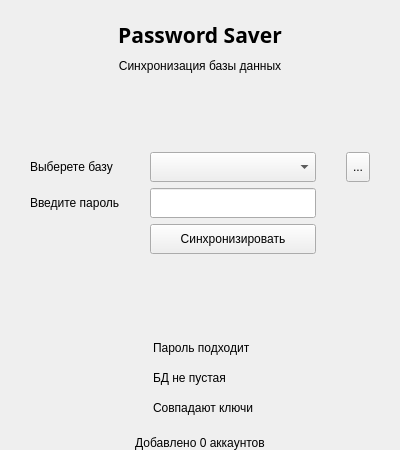
<?xml version="1.0" encoding="UTF-8"?>
<ui version="4.0">
 <class>Dialog</class>
 <widget class="QDialog" name="Dialog">
  <property name="geometry">
   <rect>
    <x>0</x>
    <y>0</y>
    <width>400</width>
    <height>450</height>
   </rect>
  </property>
  <property name="sizePolicy">
   <sizepolicy hsizetype="Fixed" vsizetype="Fixed">
    <horstretch>0</horstretch>
    <verstretch>0</verstretch>
   </sizepolicy>
  </property>
  <property name="minimumSize">
   <size>
    <width>400</width>
    <height>450</height>
   </size>
  </property>
  <property name="maximumSize">
   <size>
    <width>400</width>
    <height>450</height>
   </size>
  </property>
  <property name="windowTitle">
   <string>Синхронизация БД</string>
  </property>
  <property name="windowIcon">
   <iconset resource="../resource/res.qrc">
    <normaloff>:/resource/image/key.ico</normaloff>:/resource/image/key.ico</iconset>
  </property>
  <layout class="QGridLayout" name="gridLayout">
   <property name="leftMargin">
    <number>30</number>
   </property>
   <property name="topMargin">
    <number>20</number>
   </property>
   <property name="rightMargin">
    <number>30</number>
   </property>
   <property name="bottomMargin">
    <number>0</number>
   </property>
   <property name="horizontalSpacing">
    <number>30</number>
   </property>
   <property name="verticalSpacing">
    <number>6</number>
   </property>
   <item row="1" column="0" colspan="3">
    <widget class="QLabel" name="label_2">
     <property name="sizePolicy">
      <sizepolicy hsizetype="Minimum" vsizetype="Maximum">
       <horstretch>0</horstretch>
       <verstretch>0</verstretch>
      </sizepolicy>
     </property>
     <property name="styleSheet">
      <string notr="true">padding-bottom: 70px;</string>
     </property>
     <property name="text">
      <string>Синхронизация базы данных</string>
     </property>
     <property name="alignment">
      <set>Qt::AlignHCenter|Qt::AlignTop</set>
     </property>
    </widget>
   </item>
   <item row="4" column="1">
    <widget class="QLineEdit" name="lineEdit">
     <property name="minimumSize">
      <size>
       <width>150</width>
       <height>30</height>
      </size>
     </property>
     <property name="echoMode">
      <enum>QLineEdit::Password</enum>
     </property>
    </widget>
   </item>
   <item row="6" column="1">
    <spacer name="verticalSpacer">
     <property name="orientation">
      <enum>Qt::Vertical</enum>
     </property>
     <property name="sizeHint" stdset="0">
      <size>
       <width>20</width>
       <height>60</height>
      </size>
     </property>
    </spacer>
   </item>
   <item row="8" column="1">
    <widget class="QLabel" name="label_9">
     <property name="styleSheet">
      <string notr="true">margin: 5px 0px 5px 0px;</string>
     </property>
     <property name="text">
      <string>БД не пустая</string>
     </property>
     <property name="margin">
      <number>0</number>
     </property>
    </widget>
   </item>
   <item row="9" column="0" alignment="Qt::AlignRight">
    <widget class="QLabel" name="label_7">
     <property name="minimumSize">
      <size>
       <width>20</width>
       <height>20</height>
      </size>
     </property>
     <property name="maximumSize">
      <size>
       <width>20</width>
       <height>20</height>
      </size>
     </property>
     <property name="layoutDirection">
      <enum>Qt::LeftToRight</enum>
     </property>
     <property name="autoFillBackground">
      <bool>false</bool>
     </property>
     <property name="text">
      <string/>
     </property>
     <property name="pixmap">
      <pixmap resource="../resource/res.qrc">:/resource/image/question.ico</pixmap>
     </property>
     <property name="scaledContents">
      <bool>true</bool>
     </property>
     <property name="alignment">
      <set>Qt::AlignRight|Qt::AlignTrailing|Qt::AlignVCenter</set>
     </property>
     <property name="wordWrap">
      <bool>false</bool>
     </property>
     <property name="openExternalLinks">
      <bool>false</bool>
     </property>
    </widget>
   </item>
   <item row="8" column="0" alignment="Qt::AlignRight">
    <widget class="QLabel" name="label_6">
     <property name="minimumSize">
      <size>
       <width>20</width>
       <height>20</height>
      </size>
     </property>
     <property name="maximumSize">
      <size>
       <width>20</width>
       <height>20</height>
      </size>
     </property>
     <property name="layoutDirection">
      <enum>Qt::LeftToRight</enum>
     </property>
     <property name="autoFillBackground">
      <bool>false</bool>
     </property>
     <property name="text">
      <string/>
     </property>
     <property name="pixmap">
      <pixmap resource="../resource/res.qrc">:/resource/image/question.ico</pixmap>
     </property>
     <property name="scaledContents">
      <bool>true</bool>
     </property>
     <property name="alignment">
      <set>Qt::AlignRight|Qt::AlignTrailing|Qt::AlignVCenter</set>
     </property>
     <property name="wordWrap">
      <bool>false</bool>
     </property>
     <property name="openExternalLinks">
      <bool>false</bool>
     </property>
    </widget>
   </item>
   <item row="3" column="0">
    <widget class="QLabel" name="label_3">
     <property name="sizePolicy">
      <sizepolicy hsizetype="Preferred" vsizetype="Maximum">
       <horstretch>0</horstretch>
       <verstretch>0</verstretch>
      </sizepolicy>
     </property>
     <property name="text">
      <string>Выберете базу</string>
     </property>
    </widget>
   </item>
   <item row="7" column="1">
    <widget class="QLabel" name="label_8">
     <property name="styleSheet">
      <string notr="true">margin: 5px 0px 5px 0px;</string>
     </property>
     <property name="text">
      <string>Пароль подходит</string>
     </property>
     <property name="margin">
      <number>0</number>
     </property>
    </widget>
   </item>
   <item row="10" column="1">
    <spacer name="verticalSpacer_2">
     <property name="orientation">
      <enum>Qt::Vertical</enum>
     </property>
     <property name="sizeType">
      <enum>QSizePolicy::Fixed</enum>
     </property>
     <property name="sizeHint" stdset="0">
      <size>
       <width>20</width>
       <height>10</height>
      </size>
     </property>
    </spacer>
   </item>
   <item row="5" column="1">
    <widget class="QPushButton" name="pushButton">
     <property name="sizePolicy">
      <sizepolicy hsizetype="Fixed" vsizetype="Fixed">
       <horstretch>0</horstretch>
       <verstretch>1</verstretch>
      </sizepolicy>
     </property>
     <property name="minimumSize">
      <size>
       <width>150</width>
       <height>25</height>
      </size>
     </property>
     <property name="maximumSize">
      <size>
       <width>190</width>
       <height>30</height>
      </size>
     </property>
     <property name="sizeIncrement">
      <size>
       <width>0</width>
       <height>0</height>
      </size>
     </property>
     <property name="baseSize">
      <size>
       <width>0</width>
       <height>0</height>
      </size>
     </property>
     <property name="styleSheet">
      <string notr="true"/>
     </property>
     <property name="text">
      <string>Синхронизировать</string>
     </property>
     <property name="autoDefault">
      <bool>false</bool>
     </property>
    </widget>
   </item>
   <item row="4" column="0">
    <widget class="QLabel" name="label_4">
     <property name="text">
      <string>Введите пароль</string>
     </property>
    </widget>
   </item>
   <item row="7" column="0" alignment="Qt::AlignRight|Qt::AlignVCenter">
    <widget class="QLabel" name="label_5">
     <property name="minimumSize">
      <size>
       <width>20</width>
       <height>20</height>
      </size>
     </property>
     <property name="maximumSize">
      <size>
       <width>20</width>
       <height>20</height>
      </size>
     </property>
     <property name="layoutDirection">
      <enum>Qt::LeftToRight</enum>
     </property>
     <property name="autoFillBackground">
      <bool>false</bool>
     </property>
     <property name="text">
      <string/>
     </property>
     <property name="pixmap">
      <pixmap resource="../resource/res.qrc">:/resource/image/question.ico</pixmap>
     </property>
     <property name="scaledContents">
      <bool>true</bool>
     </property>
     <property name="alignment">
      <set>Qt::AlignRight|Qt::AlignTrailing|Qt::AlignVCenter</set>
     </property>
     <property name="wordWrap">
      <bool>false</bool>
     </property>
     <property name="margin">
      <number>0</number>
     </property>
     <property name="indent">
      <number>-1</number>
     </property>
     <property name="openExternalLinks">
      <bool>false</bool>
     </property>
    </widget>
   </item>
   <item row="9" column="1">
    <widget class="QLabel" name="label_10">
     <property name="styleSheet">
      <string notr="true">margin: 5px 0px 5px 0px;</string>
     </property>
     <property name="text">
      <string>Совпадают ключи</string>
     </property>
     <property name="margin">
      <number>0</number>
     </property>
    </widget>
   </item>
   <item row="3" column="2">
    <widget class="QToolButton" name="toolButton">
     <property name="minimumSize">
      <size>
       <width>0</width>
       <height>30</height>
      </size>
     </property>
     <property name="text">
      <string>...</string>
     </property>
     <property name="arrowType">
      <enum>Qt::NoArrow</enum>
     </property>
    </widget>
   </item>
   <item row="0" column="0" colspan="3">
    <widget class="QLabel" name="label">
     <property name="sizePolicy">
      <sizepolicy hsizetype="Preferred" vsizetype="Maximum">
       <horstretch>0</horstretch>
       <verstretch>0</verstretch>
      </sizepolicy>
     </property>
     <property name="font">
      <font>
       <family>Arial Black</family>
       <pointsize>16</pointsize>
       <weight>75</weight>
       <italic>false</italic>
       <bold>true</bold>
       <underline>false</underline>
       <strikeout>false</strikeout>
      </font>
     </property>
     <property name="text">
      <string>Password Saver</string>
     </property>
     <property name="alignment">
      <set>Qt::AlignHCenter|Qt::AlignTop</set>
     </property>
     <property name="wordWrap">
      <bool>false</bool>
     </property>
    </widget>
   </item>
   <item row="3" column="1">
    <widget class="QComboBox" name="comboBox">
     <property name="sizePolicy">
      <sizepolicy hsizetype="Preferred" vsizetype="Fixed">
       <horstretch>0</horstretch>
       <verstretch>0</verstretch>
      </sizepolicy>
     </property>
     <property name="minimumSize">
      <size>
       <width>150</width>
       <height>30</height>
      </size>
     </property>
     <property name="currentText">
      <string/>
     </property>
     <property name="insertPolicy">
      <enum>QComboBox::InsertAtBottom</enum>
     </property>
    </widget>
   </item>
   <item row="13" column="0" colspan="3" alignment="Qt::AlignHCenter|Qt::AlignBottom">
    <widget class="QLabel" name="label_11">
     <property name="styleSheet">
      <string notr="true"/>
     </property>
     <property name="text">
      <string>Добавлено 0 аккаунтов</string>
     </property>
     <property name="alignment">
      <set>Qt::AlignBottom|Qt::AlignHCenter</set>
     </property>
     <property name="wordWrap">
      <bool>false</bool>
     </property>
     <property name="margin">
      <number>10</number>
     </property>
     <property name="indent">
      <number>-1</number>
     </property>
     <property name="openExternalLinks">
      <bool>false</bool>
     </property>
    </widget>
   </item>
  </layout>
 </widget>
 <tabstops>
  <tabstop>pushButton</tabstop>
  <tabstop>comboBox</tabstop>
  <tabstop>toolButton</tabstop>
  <tabstop>lineEdit</tabstop>
 </tabstops>
 <resources>
  <include location="../resource/res.qrc"/>
 </resources>
 <connections/>
 <designerdata>
  <property name="gridDeltaX">
   <number>10</number>
  </property>
  <property name="gridDeltaY">
   <number>10</number>
  </property>
  <property name="gridSnapX">
   <bool>true</bool>
  </property>
  <property name="gridSnapY">
   <bool>true</bool>
  </property>
  <property name="gridVisible">
   <bool>true</bool>
  </property>
 </designerdata>
</ui>
